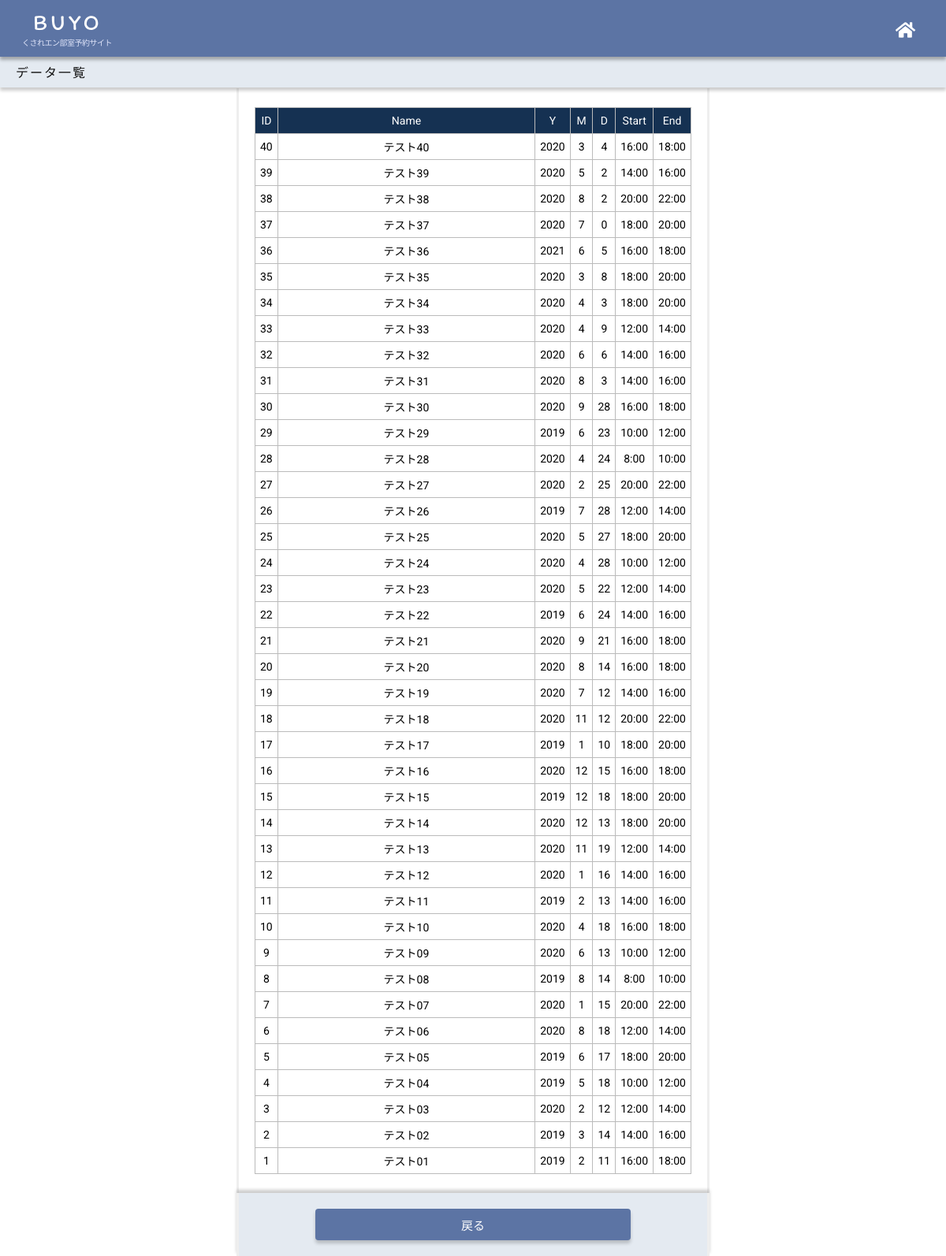
Before: /table.php with the older database file.
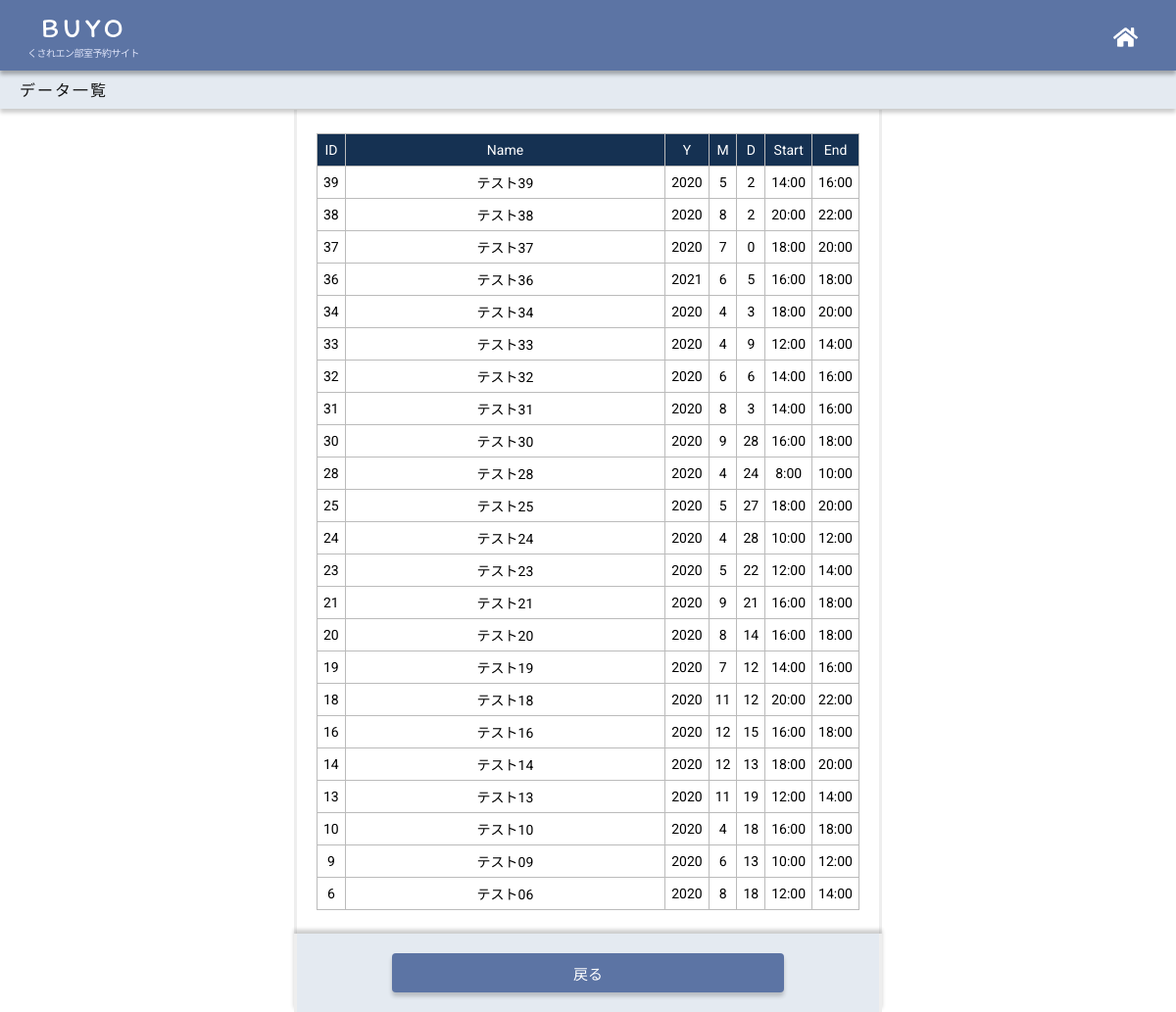
After: the same page with the newer database file.
### tables this page shows
CREATE TABLE "reserve" (id integer primary key autoincrement, name text, year integer, month integer, date integer, startTimeHour integer, startTimeMinute text, endTimeHour integer, endTimeMinute text);

### table.php (the view, shortened to what this page needs)
<?php include 'common/head.php' ?>
<body>
  <?php include 'common/header.php' ?>
  <section class="sub-header">
    <h2 class="sub-header__title">データ一覧</h2>
  </section>
  <main class="main">
    <div class="table">
      <?php
      $db = new SQLite3("./db/database.sqlite3");
      $sql = 'SELECT *
              FROM reserve
              ORDER BY id desc';
      $res = $db->query($sql);
      ?>
      <table class="table__data">
        <tr>
          <th>ID</th>
          <th>Name</th>
          <th>Y</th>
          <th>M</th>
          <th>D</th>
          <th>Start</th>
          <th>End</th>
        </tr>
        <?php
        while($row = $res->fetchArray(SQLITE3_ASSOC)) {
          echo '<tr>';
          echo '<td>'.$row['id'].'</td>';
          echo '<td>'.$row['name'].'</td>';
          echo '<td>'.$row['year'].'</td>';
          echo '<td>'.$row['month'].'</td>';
          echo '<td>'.$row['date'].'</td>';
          echo '<td>'.$row['startTimeHour'].':'.$row['startTimeMinute'].'</td>';
          echo '<td>'.$row['endTimeHour'].':'.$row['endTimeMinute'].'</td>';
          echo '</tr>';
        }
        ?>
      </table>
    </div>
    <div class="footer">
      <button
        type="button"
        class="button-primary"
        onclick='location.href="/"'>
        戻る
      </button>
    </div>
  </main>
</body>
</html>

### common/head.php (shortened to what this page needs)
<!DOCTYPE html>
<html lang="ja" dir="ltr">
<head>
  <link rel="stylesheet" href="css/style.css">
</head>

### common/header.php
<header class="header">
  <a class="header__link" href="/">
    <h1 class="header__title">BU<span>YO</span></h1>
    <p class="header__description">くされエン部室予約サイト</p>
  </a>
  <a class="header__icon" href="/">
    <img src="../images/home.svg">
  </a>
</header>

### css/style.css (style rules this page uses)
* { box-sizing: border-box; }
a { text-decoration: none; color: inherit; }
html { color: #000; background: #fff; font-size: 62.5%; }
body, div, dl, dt, dd, ul, ol, li, h1, h2, h3, h4, h5, h6, pre, code, form, fieldset, legend, input, textarea, p, blockquote, th, td { margin: 0; padding: 0; }
table { border-collapse: collapse; border-spacing: 0; }
fieldset, img { border: 0; }
address, caption, cite, code, dfn, em, strong, th, var { font-style: normal; font-weight: normal; }
th { text-align: left; }
h1, h2, h3, h4, h5, h6 { font-size: 100%; font-weight: normal; }
input, textarea, button { background-color: transparent; border: none; cursor: pointer; outline: none; padding: 0; appearance: none; }
* { font-family: Roboto, "Noto Sans JP", sans-serif; }
.main { margin-top: calc(112px); height: calc(100vh - 112px); font-size: 1.6rem; }
.main > div { max-width: 600px; min-height: 100%; margin: 0 auto; padding: 24px 20px; border-right: 3px solid #eee; border-left: 3px solid #eee; }
.main > .footer { width: 100%; height: 80px; background: #e4eaf1; min-height: 0; padding: 20px; box-shadow: 0 -4px 4px rgba(0, 0, 0, 0.2); position: fixed; bottom: 0; left: 0; right: 0; margin: 0 auto; z-index: 900; }
.main .button-primary { width: 80%; margin: 0 auto 16px; font-size: 1.5rem; display: block; height: 40px; border-radius: 4px; max-width: 400px; box-shadow: 0 4px 4px rgba(0, 0, 0, 0.2); background: #5c74a4; color: #fff; }
.header { position: fixed; display: flex; justify-content: space-between; width: 100%; height: 72px; background: #5c74a4; padding: 12px 24px 8px; box-shadow: 0 4px 4px rgba(0, 0, 0, 0.3); top: 0; z-index: 1000; }
.header__link { display: inline-block; }
.header__title { font-size: 2.8rem; color: #fff; font-weight: 400; letter-spacing: 4px; line-height: 1.2; margin-left: 18px; font-family: 'logo', sans-serif; }
.header__title span { letter-spacing: 3px; font-family: 'logo', sans-serif; }
.header__description { font-size: 1rem; color: #dfe4f9; margin-left: 4px; letter-spacing: -0.5px; }
.header__icon { padding: 14px; }
.header__icon img { width: 28px; }
.sub-header { position: fixed; width: 100%; height: 40px; background: #e4eaf1; box-shadow: 0 4px 4px rgba(0, 0, 0, 0.2); top: 71px; z-index: 900; }
.sub-header__title { font-size: 1.6rem; line-height: 40px; color: #111; padding: 2px 20px 0; letter-spacing: 2px; font-weight: 400; }
.table { font-size: 1.4rem; padding-bottom: calc(80px + 24px) !important; }
.table__data { border: 1px solid black; }
.table__data tr:first-child { background: #153152; color: white; }
.table__data tr th, .table__data tr td { padding: 6px; height: 33px; border: 1px solid #bbb; text-align: center; }
.table__data tr th:nth-child(2), .table__data tr td:nth-child(2) { width: 500px; }

Changed rows visible on the page:
removed reserve: id "40", name "テスト40", year "2020", month "3", date "4", startTimeHour "16", startTimeMinute "00", endTimeHour "18", endTimeMinute "00"
removed reserve: id "35", name "テスト35", year "2020", month "3", date "8", startTimeHour "18", startTimeMinute "00", endTimeHour "20", endTimeMinute "00"
removed reserve: id "29", name "テスト29", year "2019", month "6", date "23", startTimeHour "10", startTimeMinute "00", endTimeHour "12", endTimeMinute "00"
removed reserve: id "27", name "テスト27", year "2020", month "2", date "25", startTimeHour "20", startTimeMinute "00", endTimeHour "22", endTimeMinute "00"
removed reserve: id "26", name "テスト26", year "2019", month "7", date "28", startTimeHour "12", startTimeMinute "00", endTimeHour "14", endTimeMinute "00"
removed reserve: id "22", name "テスト22", year "2019", month "6", date "24", startTimeHour "14", startTimeMinute "00", endTimeHour "16", endTimeMinute "00"
removed reserve: id "17", name "テスト17", year "2019", month "1", date "10", startTimeHour "18", startTimeMinute "00", endTimeHour "20", endTimeMinute "00"
removed reserve: id "15", name "テスト15", year "2019", month "12", date "18", startTimeHour "18", startTimeMinute "00", endTimeHour "20", endTimeMinute "00"
removed reserve: id "12", name "テスト12", year "2020", month "1", date "16", startTimeHour "14", startTimeMinute "00", endTimeHour "16", endTimeMinute "00"
removed reserve: id "11", name "テスト11", year "2019", month "2", date "13", startTimeHour "14", startTimeMinute "00", endTimeHour "16", endTimeMinute "00"
removed reserve: id "8", name "テスト08", year "2019", month "8", date "14", startTimeHour "8", startTimeMinute "00", endTimeHour "10", endTimeMinute "00"
removed reserve: id "7", name "テスト07", year "2020", month "1", date "15", startTimeHour "20", startTimeMinute "00", endTimeHour "22", endTimeMinute "00"
removed reserve: id "5", name "テスト05", year "2019", month "6", date "17", startTimeHour "18", startTimeMinute "00", endTimeHour "20", endTimeMinute "00"
removed reserve: id "4", name "テスト04", year "2019", month "5", date "18", startTimeHour "10", startTimeMinute "00", endTimeHour "12", endTimeMinute "00"
removed reserve: id "3", name "テスト03", year "2020", month "2", date "12", startTimeHour "12", startTimeMinute "00", endTimeHour "14", endTimeMinute "00"
removed reserve: id "2", name "テスト02", year "2019", month "3", date "14", startTimeHour "14", startTimeMinute "00", endTimeHour "16", endTimeMinute "00"
removed reserve: id "1", name "テスト01", year "2019", month "2", date "11", startTimeHour "16", startTimeMinute "00", endTimeHour "18", endTimeMinute "00"
